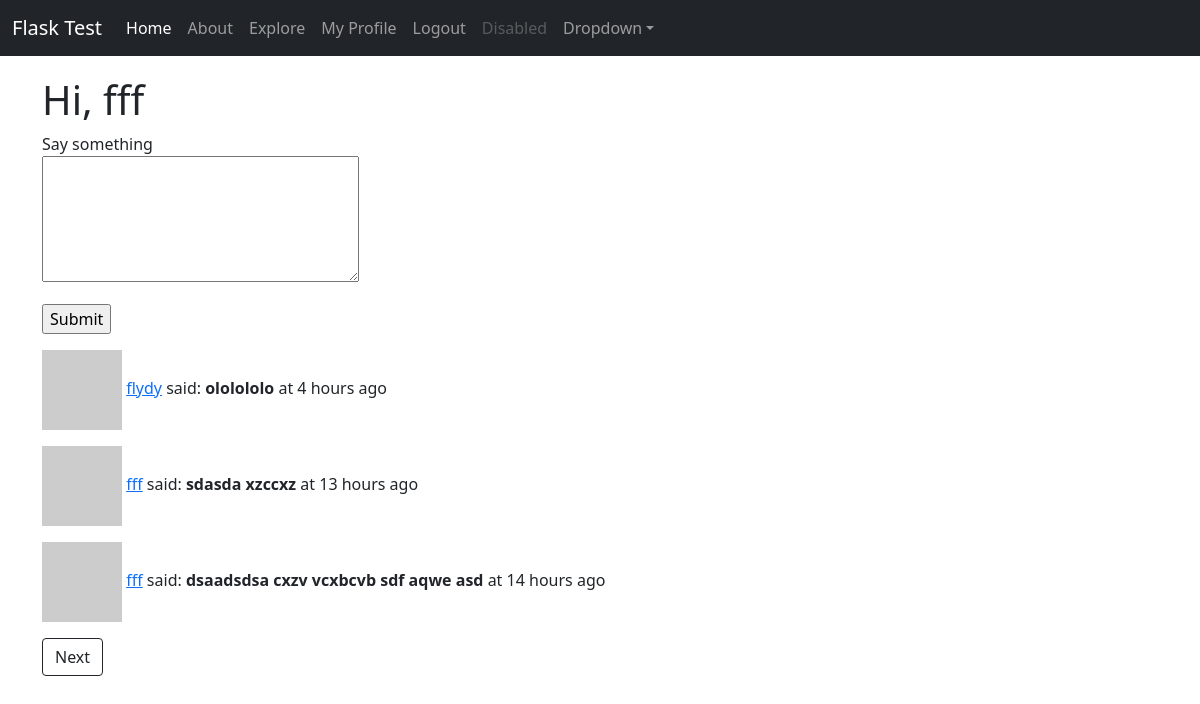
The app's page / (signed in) with its own data.
### app/models.py (models this page shows, shortened)
class User(UserMixin, db.Model):
    id = db.Column(db.Integer, primary_key=True)
    username = db.Column(db.String(50), index=True, unique=True)
    email = db.Column(db.String(100), index=True, unique=True)
    password = db.Column(db.String(128))
    about_me = db.Column(db.String(250))
    posts = db.relationship('Post', backref='author', lazy='dynamic')
    last_seen = db.Column(db.DateTime, default=datetime.utcnow())
    followed = db.relationship(
        'User', secondary=followers,
        primaryjoin=(followers.c.follower_id == id),
        secondaryjoin=(followers.c.followed_id == id),
        backref=db.backref('followers', lazy='dynamic'), lazy='dynamic'
    )
    def avatar(self, size):
        digest = md5(self.email.lower().encode('utf-8')).hexdigest()
        return 'https://www.gravatar.com/avatar/{}?d=identicon&s={}'.format(digest, size)
    def followed_posts(self):
        followed = Post.query.join(
            followers, (followers.c.followed_id == Post.user_id)).filter(followers.c.follower_id == self.id)
        own = Post.query.filter_by(user_id=self.id)
        return followed.union(own).order_by(Post.timestamp.desc())

class Post(db.Model):
    id = db.Column(db.Integer, primary_key=True)
    body = db.Column(db.String(140))
    timestamp = db.Column(db.DateTime, index=True, default=datetime.utcnow)
    user_id = db.Column(db.Integer, db.ForeignKey('user.id'))

### app/routes.py (the view)
@app.route('/', methods=['GET', 'POST'])
@login_required
def index():
    form = PostForm()
    if form.validate_on_submit():
        post = Post(body=form.post.data, user_id=current_user.id)
        db.session.add(post)
        db.session.commit()
        flash('Your post is saved!')
        return redirect(url_for('index'))
    page = request.args.get('page', 1, type=int)
    posts = current_user.followed_posts().paginate(page, app.config['POSTS_PER_PAGE'], False)
    next_url = url_for('index', page=posts.next_num) \
        if posts.has_next else None
    prev_url = url_for('index', page=posts.prev_num) \
        if posts.has_prev else None
    return render_template('index.html', form=form, posts=posts.items, next_url=next_url, prev_url=prev_url)

### app/forms.py
class PostForm(FlaskForm):
    post = TextAreaField('Say something', validators=[DataRequired(), Length(min=1, max=140)])
    submit = SubmitField('Submit')

### app/models.py (called while the page is built)
@login.user_loader
def load_user(id):
    return User.query.get(int(id))

### app/routes.py (called while the page is built)
@app.before_request
def before_request():
    if current_user.is_authenticated:
        current_user.last_seen = datetime.utcnow()
        db.session.commit()

### app/templates/index.html (shortened to what this page needs)
{% extends '__base.html' %}
{% block body %}
<h1>Hi, {{ current_user.username }}</h1>
{% if current_user.is_authenticated %}
{% if form %}
<form action="" method="post" class="form">
    <p>
        {{ form.post.label }}<br>
        {{ form.post(cols=32, rows=5) }}<br>
    </p>
    <p>{{ form.submit() }}</p>
</form>
{% endif %}
{% endif %}
{% if posts %}
{% for post in posts %}
    {% include '_post.html' %}
{% endfor %}
    <p>
        {% if next_url %}
        <a href="{{ next_url }}" class="btn btn-outline-dark">Next</a>
        {% endif %}
    </p>
{% endif %}
{% endblock %}

### app/templates/_post.html
<p><img src="{{ post.author.avatar(36) }}">
    <a href="{{ url_for('user', username=post.author.username) }}">{{ post.author.username }}</a>
    said: <b>{{ post.body }}</b> at {{ moment(post.timestamp).fromNow() }}
</p>

### app/static/css/mysite.css (style rules this page uses)
body { padding-bottom: 20px; }

### records on screen
User: username "fff"
Post: author.username "flydy", body "ololololo", timestamp "4 hours ago"
Post: author.username "fff", body "sdasda xzccxz", timestamp "13 hours ago"
Post: author.username "fff", body "dsaadsdsa cxzv vcxbcvb sdf aqwe asd", timestamp "14 hours ago"
